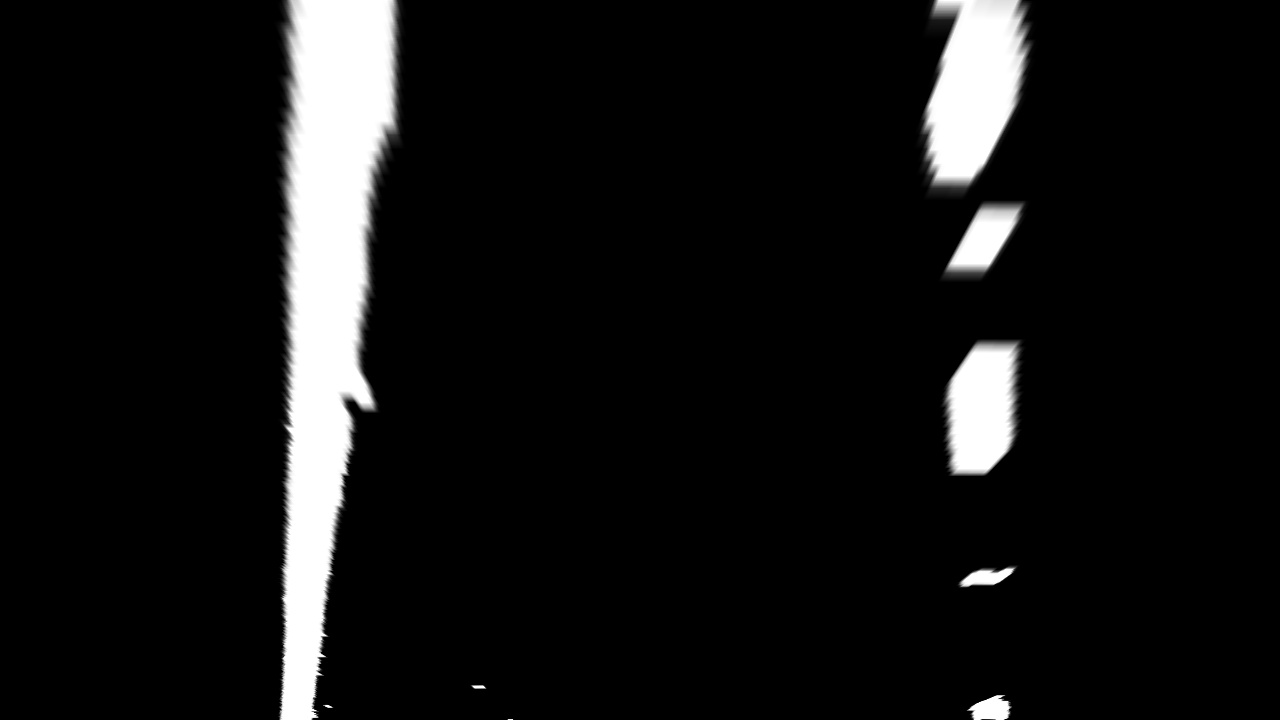
#> input picture CarND-Advanced-Lane-Lines/src/warped_img.jpg, 1280 x 720 px
$ python -i sliding_win_search.py   (imports and definitions only)
#> lines starting #> are read from the running program, lines starting #| are printed output that depends on the picture; after the words box and inside, x2 and y2 are one past the last pixel; in counts of white or black regions, pixels touching at a corner belong together; long printed decimals are rounded
#> further down, picture is the input picture: shape (720, 1280); min 0, max 255, mean 20.8
import numpy as np
import matplotlib.pyplot as plt
import matplotlib.image as mpimg
import glob, os, pdb
import cv2

# Read in a thresholded image
# [1 line not run here, left out]

def window_mask(width, height, img_ref, center,level):
    output = np.zeros_like(img_ref)
    output[int(img_ref.shape[0]-(level+1)*height):int(img_ref.shape[0]-level*height),max(0,int(center-width/2)):min(int(center+width/2),img_ref.shape[1])] = 1
    return output

def find_window_centroids(img, window_width, window_height, margin, old_win_cent=None):
#> called with window_width = 50, window_height = 80, margin = 100
    window_centroids = [] # Store the (left,right) window centroid positions per level
    window = np.ones(window_width) # Create our window template that we will use for convolutions

    # First find the two starting positions for the left and right lane by using np.sum to get the vertical image slice
    # and then np.convolve the vertical image slice with the window template

    # Sum quarter bottom of image to get slice, could use a different ratio
    l_sum = np.sum(img[int(3*img.shape[0]/4):,:int(img.shape[1]/2)], axis=0)
#> l_sum = 640 values, max 45900 at index 296, min 0 at index 0, mean 2852.6
    l_conv_signal = np.convolve(window,l_sum)
#> l_conv_signal = 689 values, max 1797086 at index 330, min 0 at index 0, mean 132486.2
    r_sum = np.sum(img[int(3*img.shape[0]/4):,int(img.shape[1]/2):], axis=0)
#> r_sum = 640 values, max 9227 at index 352, min 0 at index 0, mean 529.6
    r_conv_signal = np.convolve(window,r_sum)
#> r_conv_signal = 689 values, max 334341 at index 371, min 0 at index 0, mean 24594.7

    l_center = np.argmax(l_conv_signal)-window_width/2
#> l_center = 305
    r_center = np.argmax(r_conv_signal)-window_width/2+int(img.shape[1]/2)
#> r_center = 986
    # [16 lines of commented-out code are left out]
    window_centroids.append((l_center,r_center))

    # Go through each layer looking for max pixel locations
    for level in range(1,(int)(img.shape[0]/window_height)):
        # convolve the window into the vertical slice of the image
        image_layer = np.sum(img[int(img.shape[0]-(level+1)*window_height):int(img.shape[0]-level*window_height),:], axis=0)
        conv_signal = np.convolve(window, image_layer)
        # Find the best left centroid by using past left center as a reference
        # Use window_width/2 as offset because convolution signal reference is at right side of window, not center of window
        offset = window_width/2
        l_min_index = int(max(l_center+offset-margin,0))
        l_max_index = int(min(l_center+offset+margin,img.shape[1]))
        l_center = np.argmax(conv_signal[l_min_index:l_max_index])+l_min_index-offset
        # Find the best right centroid by using past right center as a reference
        r_min_index = int(max(r_center+offset-margin,0))
        r_max_index = int(min(r_center+offset+margin,img.shape[1]))
        r_center = np.argmax(conv_signal[r_min_index:r_max_index])+r_min_index-offset
        # Add what we found for that layer
        window_centroids.append((l_center,r_center))
#> this loop made 8 passes
#> (l_min_index, l_max_index, l_center, r_min_index, r_max_index, r_center) on passes 1 to 8: (230, 430, 306, 911, 1111, 986), (231, 431, 311, 911, 1111, 886), (236, 436, 317, 811, 1011, 976), (242, 442, 320, 901, 1101, 987), (245, 445, 326, 912, 1112, 975), (251, 451, 328, 900, 1100, 985), (253, 453, 336, 910, 1110, 962), (261, 461, 336, 887, 1087, 984)
#> after the loop, window_centroids = [(305, 986), (306, 986), (311, 886), (317, 976), (320, 987), (326, 975), (328, 985), (336, 962), (336, 984)]

    return window_centroids


def measure_curve(leftx, rightx, ploty, display):
    y_eval = np.max(ploty)
    # Define conversions in x and y from pixels space to meters
    ym_per_pix = 30/720 # meters per pixel in y dimension
    xm_per_pix = 3.7/700 # meters per pixel in x dimension

    # Fit new polynomials to x,y in world space
    left_fit_cr = np.polyfit(ploty*ym_per_pix, leftx*xm_per_pix, 2)
    right_fit_cr = np.polyfit(ploty*ym_per_pix, rightx*xm_per_pix, 2)
    # Calculate the new radii of curvature
    left_curverad = ((1 + (2*left_fit_cr[0]*y_eval*ym_per_pix + left_fit_cr[1])**2)**1.5) / np.absolute(2*left_fit_cr[0])
    right_curverad = ((1 + (2*right_fit_cr[0]*y_eval*ym_per_pix + right_fit_cr[1])**2)**1.5) / np.absolute(2*right_fit_cr[0])
    # Now our radius of curvature is in meters
    return left_curverad, right_curverad


def sliding_win_search(img, old_left_fit=None, old_right_fit=None, display=False, save=True):
    ## Window settings
    window_width = 50
    window_height = 80 # Break image into 9 vertical layers since image height is 720
    margin = 100 # How much to slide left and right for searching

    ## If we obtain confident lane from previous frame, we use it to guide current frame
    if (old_left_fit is not None) and (old_right_fit is not None):
        nonzero = img.nonzero()
        nonzeroy = np.array(nonzero[0])
        nonzerox = np.array(nonzero[1])
        margin = 100
        left_lane_inds = ((nonzerox > (old_left_fit[0]*(nonzeroy**2) + old_left_fit[1]*nonzeroy + old_left_fit[2] - margin)) & (nonzerox < (old_left_fit[0]*(nonzeroy**2) + old_left_fit[1]*nonzeroy + old_left_fit[2] + margin)))
        right_lane_inds = ((nonzerox > (old_right_fit[0]*(nonzeroy**2) + old_right_fit[1]*nonzeroy + old_right_fit[2] - margin)) & (nonzerox < (old_right_fit[0]*(nonzeroy**2) + old_right_fit[1]*nonzeroy + old_right_fit[2] + margin)))

        # Again, extract left and right line pixel positions
        leftx = nonzerox[left_lane_inds]
        lefty = nonzeroy[left_lane_inds]
        rightx = nonzerox[right_lane_inds]
        righty = nonzeroy[right_lane_inds]
        # Fit a second order polynomial to each
        left_fit = np.polyfit(lefty, leftx, 2)
        right_fit = np.polyfit(righty, rightx, 2)
        # Calculate culvature
        plot_fity = np.linspace(0, img.shape[0]-1, num=img.shape[0])
        left_fitx = left_fit[0]*plot_fity**2 + left_fit[1]*plot_fity + left_fit[2]
        right_fitx = right_fit[0]*plot_fity**2 + right_fit[1]*plot_fity + right_fit[2]
        left_curverad, right_curverad = measure_curve(left_fitx, right_fitx, plot_fity, display)
        print(left_curverad, 'm', right_curverad, 'm')
        # # Generate x and y values for plotting
        # ploty = np.linspace(0, img.shape[0]-1, img.shape[0] )
        # left_fitx = left_fit[0]*ploty**2 + left_fit[1]*ploty + left_fit[2]
        # right_fitx = right_fit[0]*ploty**2 + right_fit[1]*ploty + right_fit[2]
    else:
        ## Restart window searching
        window_centroids = find_window_centroids(img, window_width, window_height, margin)
        win_cent_array = np.array(window_centroids)
#> win_cent_array = [[305, 986], [306, 986], [311, 886], [317, 976], [320, 987], [326, 975], [328, 985], [336, 962], [336, 984]]
        ## Fit a second order polynomial to left/right line
        if len(window_centroids) > 0:
            leftx, rightx = win_cent_array[:,0], win_cent_array[:,1]
#> leftx = [305, 306, 311, 317, 320, 326, 328, 336, 336]; rightx = [986, 986, 886, 976, 987, 975, 985, 962, 984]
            leftx = leftx[::-1]  # Reverse to match top-to-bottom in y
#> leftx = [336, 336, 328, 326, 320, 317, 311, 306, 305]
            rightx = rightx[::-1]  # Reverse to match top-to-bottom in y
#> rightx = [984, 962, 985, 975, 987, 976, 886, 986, 986]
            ploty = np.linspace(0, img.shape[0]-1, num=int(img.shape[0]/window_height)) + int(window_height/2)
            left_fit = np.polyfit(ploty, leftx, 2)
#> left_fit = [-1.34e-07, -0.0476, 339.6]
            right_fit = np.polyfit(ploty, rightx, 2)
#> right_fit = [0.000123, -0.12, 991.4]
            ## Curvature check
            left_curverad, right_curverad = measure_curve(leftx, rightx, ploty, display)
#> in measure_curve, `left_fit_cr = np.polyfit(ploty*ym_per_pix, leftx*xm_per_pix, 2)`: left_fit_cr = [-4.08e-07, -0.00603, 1.79]
#> in measure_curve, `right_fit_cr = np.polyfit(ploty*ym_per_pix, rightx*xm_per_pix, 2)`: right_fit_cr = [0.000376, -0.0153, 5.24]
#> in measure_curve, `left_curverad = ((1 + (2*left_fit_cr[0]*y_eval*ym_per_pix + left_fit_c..`: left_curverad = 1225794.1
#> in measure_curve, `right_curverad = ((1 + (2*right_fit_cr[0]*y_eval*ym_per_pix + right_fi..`: right_curverad = 1331
#> left_curverad = 1225794.1; right_curverad = 1331
            print(left_curverad, 'm', right_curverad, 'm')
#| 1225794.088 m 1331.009 m
            # Example values: 632.1 m    626.2 m

        # If we found any window centers
        left_fitx, right_fitx, plot_fity = None, None, None
        if len(window_centroids) > 0:

            # Points used to draw all the left and right windows
            l_points = np.zeros_like(img)
            r_points = np.zeros_like(img)

            # Go through each level and draw the windows
            for level in range(0,len(window_centroids)):
                # Window_mask is a function to draw window areas
                l_mask = window_mask(window_width,window_height,img,window_centroids[level][0],level)
                r_mask = window_mask(window_width,window_height,img,window_centroids[level][1],level)
                # Add graphic points from window mask here to total pixels found
                l_points[(l_points == 255) | ((l_mask == 1) ) ] = 255
                r_points[(r_points == 255) | ((r_mask == 1) ) ] = 255
#> this loop made 9 passes
#> pass 1, in sliding_win_search, `l_mask = window_mask(window_width,window_height,img,window_centroids[l..`:
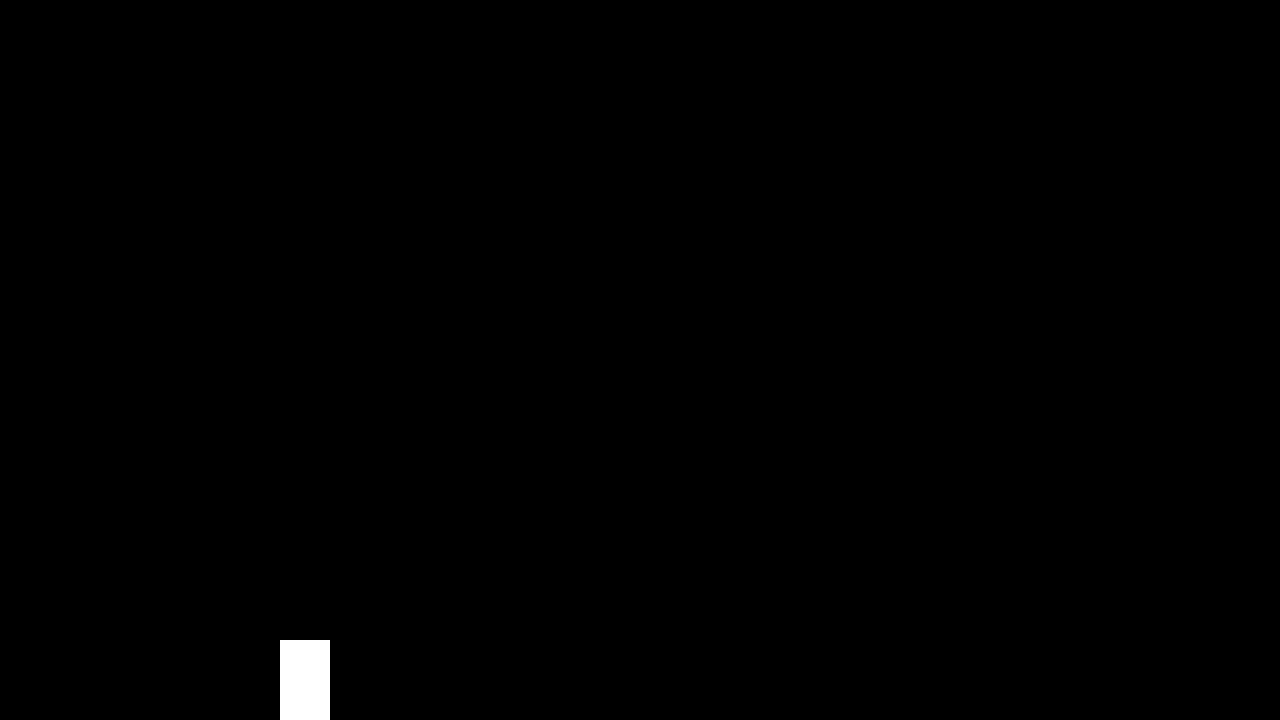
#> l_mask: shape (720, 1280); values 0 (black) and 1 (white), 0.43% white; 1 white region, box (x1, y1, x2, y2) and area: (280, 640, 330, 720) 4000
#> after the loop:
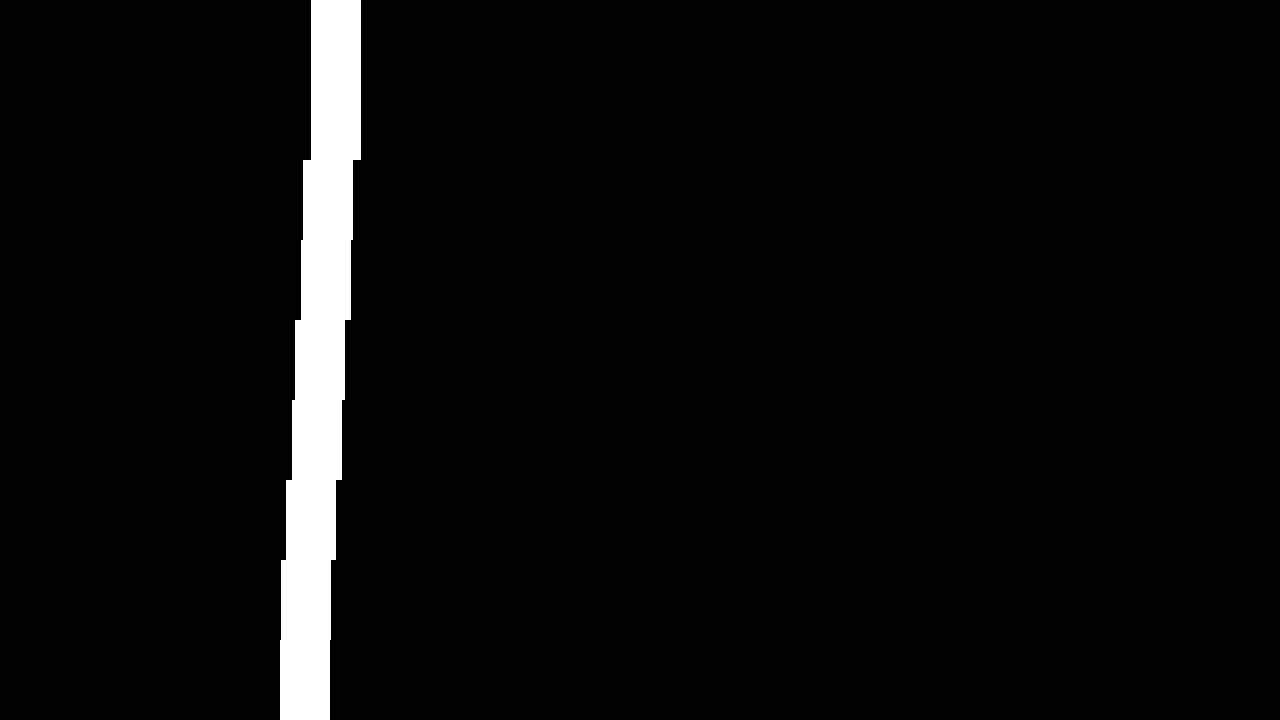
#> l_points: shape (720, 1280); 3.9% white; 1 white region, box (x1, y1, x2, y2) and area: (280, 0, 361, 720) 36000
#> after the loop:
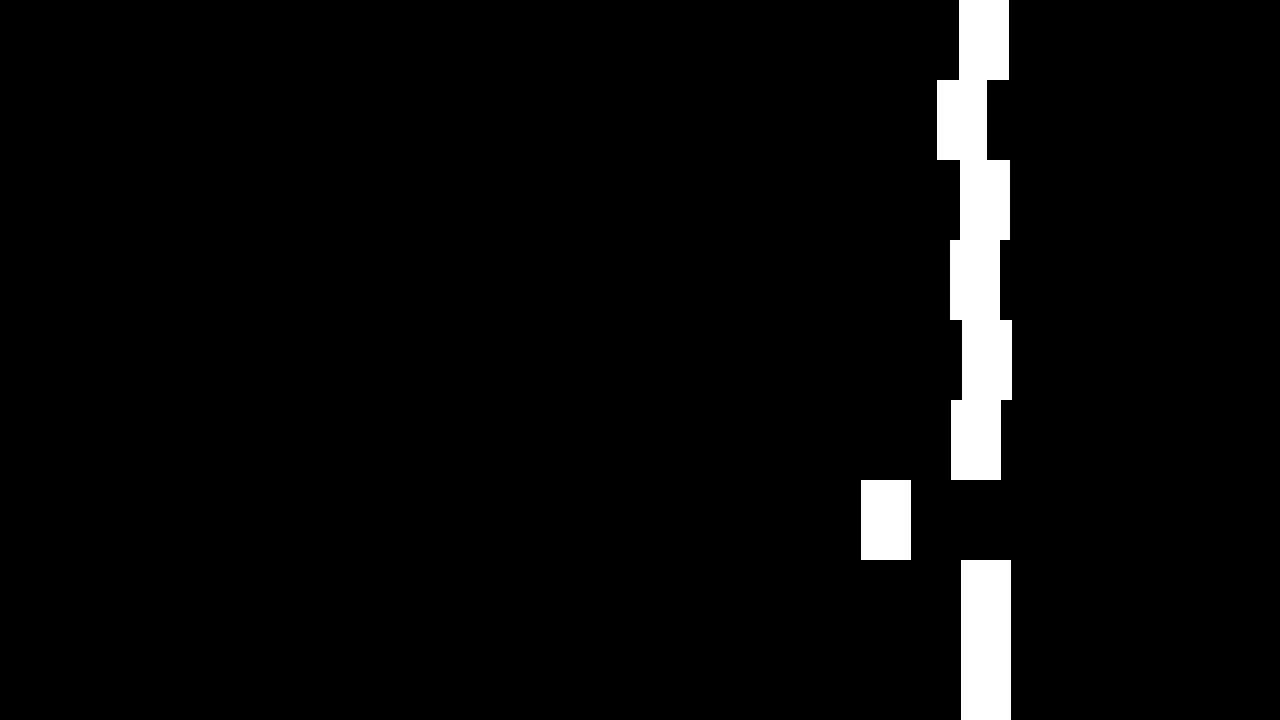
#> r_points: shape (720, 1280); 3.9% white; 3 white regions, box (x1, y1, x2, y2) and area: (937, 0, 1012, 480) 24000, (961, 560, 1011, 720) 8000, (861, 480, 911, 560) 4000

            ## Draw the window search result
            template = np.array(r_points+l_points,np.uint8) # add both left and right window pixels together
            zero_channel = np.zeros_like(template) # create a zero color channel
            template = np.array(cv2.merge((zero_channel,template,zero_channel)),np.uint8) # make window pixels green
#> template: shape (720, 1280, 3)
            warpage = np.array(cv2.merge((img,img,img)),np.uint8) # making the original road pixels 3 color channels
            output = cv2.addWeighted(warpage, 0.5, template, 0.5, 0.0) # overlay the orignal road image with window results
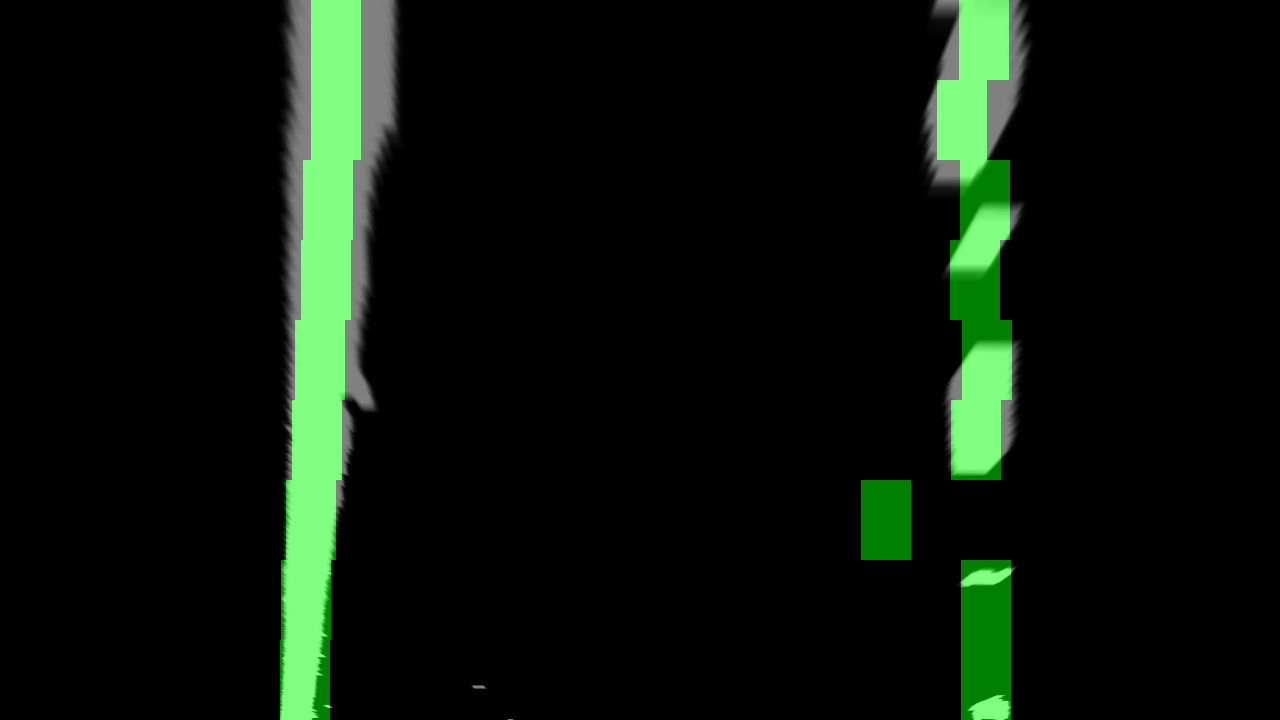
#> output: shape (720, 1280, 3); mean of channels 0, 1, 2 10.4, 20.4, 10.4; drawn as R, G, B
        # If no window centers found, just display orginal road image
        else:
            output = np.array(cv2.merge((img,img,img)),np.uint8)

    ## Draw the fit result
    plot_fity = np.linspace(0, img.shape[0]-1, num=img.shape[0])
#> plot_fity = 720 values from 0 to 719
    left_fitx = left_fit[0]*plot_fity**2 + left_fit[1]*plot_fity + left_fit[2]
#> left_fitx = 720 values, max 339.6 at index 0, min 305.3 at index 719, mean 322.5
    right_fitx = right_fit[0]*plot_fity**2 + right_fit[1]*plot_fity + right_fit[2]
#> right_fitx = 720 values, max 991.4 at index 0, min 962.1 at index 487, mean 969.4

    plt.plot(left_fitx, plot_fity, color='red', linewidth=3)
    plt.plot(right_fitx, plot_fity, color='red', linewidth=3)

    if save:
        plt.savefig('sliding_win_polyfit.png')
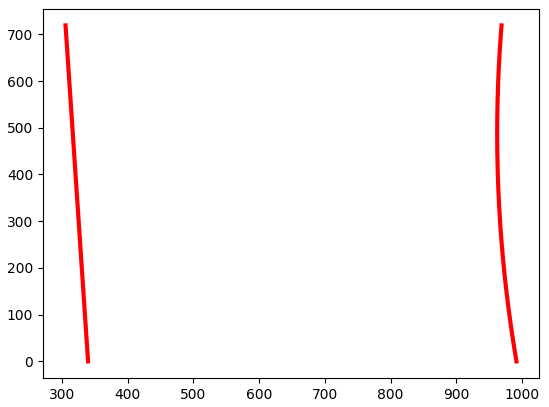
#> figure drawn by matplotlib, 1 panel

    if display:
        # Display the final results
        plt.imshow(output)
        plt.title('window fitting results')
        plt.show()

    return left_curverad, right_curverad, left_fitx, right_fitx, plot_fity, left_fit, right_fit

>>> import cv2
>>> picture = cv2.imread('warped_img.jpg', cv2.IMREAD_GRAYSCALE)
>>> result = sliding_win_search(picture)
#> result = 7 items
